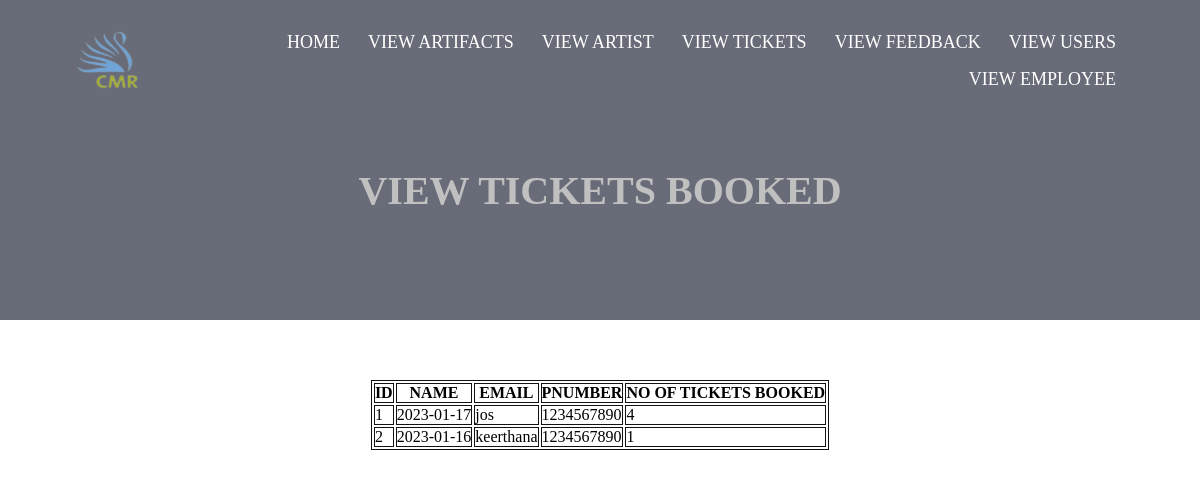
Screenshot of /viewtick.php with the database file from the repository.
### tables this page shows
CREATE TABLE `booking` (
  `ticket_id` int(11) NOT NULL,
  `user_id` int(11) NOT NULL,
  `date` date NOT NULL,
  `name` varchar(30) NOT NULL,
  `phone` int(11) NOT NULL,
  `number_of_tickets` int(11) NOT NULL
);

### viewtick.php (the view, shortened to what this page needs)
<!DOCTYPE html>
<html lang="en">
<head>
    <link rel="stylesheet" href="css/viewaf.css">
</head>
<body>
    <section class="header">
        <div class="container">
            <nav>
                <a href="adminin.php"><img src="./images/logo.png" alt="" class="logo"></a>
                <div class="top-bar">
                    <ul>
                        <li><a class="active" href="adminin.php">HOME</a></li>
                        <li><a href="viewartifacts.php">VIEW ARTIFACTS</a></li>
                        <li><a href="viewartist.php">VIEW ARTIST</a></li>
                        <li><a href="viewtick.php">VIEW TICKETS</a></li>
                        <li><a href="viewfeed.php">VIEW FEEDBACK</a></li>
                        <li><a href="viewuser.php">VIEW USERS</a></li>
                        <li><a href="vieweemp.php">VIEW EMPLOYEE</a></li>
                    </ul>
                </div>
            </nav>
        </div>
        <div class="text-box">
                <h1>VIEW TICKETS BOOKED</h1>
            </div>
    </section>
    <section class="tables">
        <div class="table">
        <center><table>
                    <thead>
                        <tr>
                            <th>ID</th>
                            <th>NAME</th>
                            <th>EMAIL</th>
                            <th>PNUMBER</th>
                            <th>NO OF TICKETS BOOKED</th>
                        </tr>
                    </thead>
                    <tbody>
                        <?php
                        $servername = "localhost";
                        $username = "root";
                        $password = "";
                        $database = "museum";
                        $connection = new mysqli($servername,$username,$password,$database);
                        $sql = "SELECT ticket_id,date,name,phone,number_of_tickets FROM booking";
                        $result=$connection->query($sql);
                        while($row = $result->fetch_assoc()){
                        echo "<tr>
                              <td>" . $row["ticket_id"] . "</td>
                              <td>" . $row["date"] . "</td>
                              <td>" . $row["name"] . "</td>
                              <td>" . $row["phone"] . "</td>
                              <td>" . $row["number_of_tickets"] . "</td>
                              </td>
                        </tr>";
                        }
                        ?>
                    </tbody>
                </table></center>
            </div>
    </section>
</body>
</html>

### css/viewaf.css (style rules this page uses)
* { margin: 0; padding: 0; }
.container { width: 100%; height: 40vh; background-image: linear-gradient(rgba(4,9,30,0.6),rgba(4,9,30,0.6)); background-position: center; background-size: cover; }
nav { display:flex; padding: 2% 6%; justify-content: space-between; align-items: center; }
nav img { position: relative; height: 60px; width: 70px; }
.top-bar { flex: 1; text-align: right; }
.top-bar ul li { list-style: none; display: inline-block; padding: 8px 12px; position: relative; }
.top-bar ul li a { color: #fff; text-decoration: none; font-size: 18px; }
.active { color: black; }
.text-box { width: 90%; color: silver; position: absolute; top: 20%; left: 50%; padding-top: 5%; transform: translate(-50%,-50%); text-align: center; }
.text-box h1 { font-size: 40px; }
table,th,tr,td { border: 1px solid rgb(19, 18, 18); }
.table { padding-top: 5%; align-items: center; }

### rows the page displays
booking: ticket_id "1", date "2023-01-17", name "jos", phone "1234567890", number_of_tickets "4"
booking: ticket_id "2", date "2023-01-16", name "keerthana", phone "1234567890", number_of_tickets "1"
